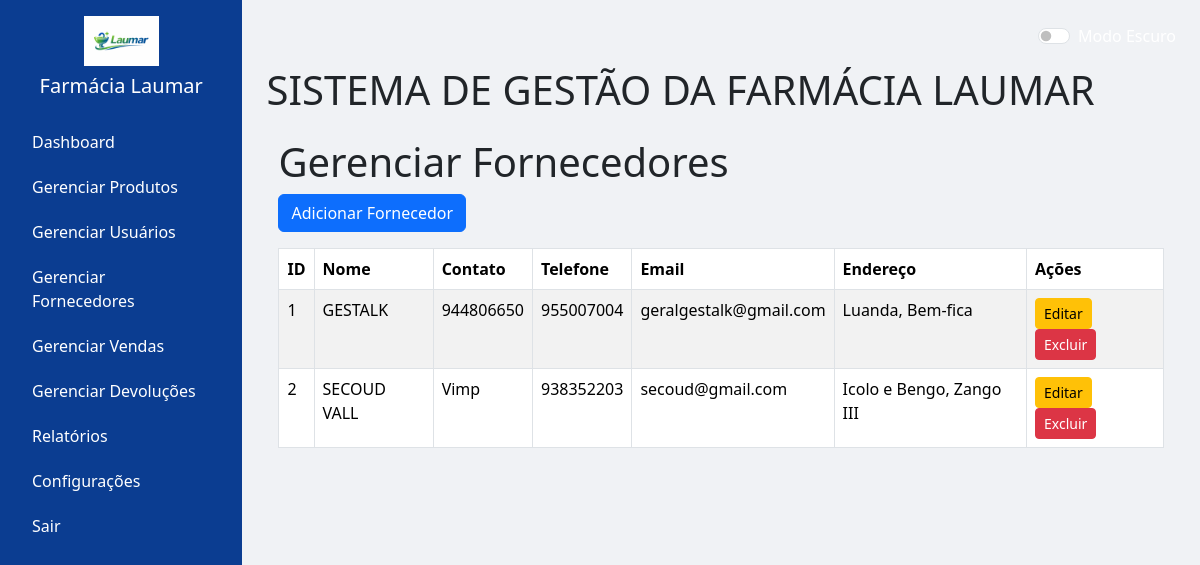
The app's page /fornecedores (signed in) with its own data.
### models.py (models this page shows, shortened)
class Fornecedor(db.Model):
    __tablename__ = 'fornecedores'
    id = db.Column(db.Integer, primary_key=True)
    nome = db.Column(db.String(200), nullable=False)
    contato = db.Column(db.String(150), nullable=True)
    telefone = db.Column(db.String(50), nullable=True)
    email = db.Column(db.String(150), nullable=True)
    endereco = db.Column(db.String(250), nullable=True)

### app.py (the view)
@app.route('/fornecedores')
@login_required
def listar_fornecedores():
    if current_user.tipo not in ['Admin', 'Gestor']:
        flash('Acesso negado.', 'danger')
        return redirect(url_for('dashboard'))
    fornecedores = Fornecedor.query.order_by(Fornecedor.id).all()
    return render_template('fornecedores/listar_fornecedores.html', fornecedores=fornecedores)

### app.py (called while the page is built)
@login_manager.user_loader
def load_user(user_id):
    return db.session.get(Usuario, int(user_id))

### templates/fornecedores/listar_fornecedores.html (shortened to what this page needs)
{% extends 'base.html' %}
{% block content %}
<div class="container">
    <h1>Gerenciar Fornecedores</h1>
    <a href="{{ url_for('adicionar_fornecedor') }}" class="btn btn-primary mb-3">Adicionar Fornecedor</a>
    <table class="table table-bordered table-striped">
        <thead>
            <tr>
                <th>ID</th>
                <th>Nome</th>
                <th>Contato</th>
                <th>Telefone</th>
                <th>Email</th>
                <th>Endereço</th>
                <th>Ações</th>
            </tr>
        </thead>
        <tbody>
            {% for f in fornecedores %}
            <tr>
                <td>{{ f.id }}</td>
                <td>{{ f.nome }}</td>
                <td>{{ f.contato }}</td>
                <td>{{ f.telefone }}</td>
                <td>{{ f.email }}</td>
                <td>{{ f.endereco }}</td>
                <td>
                    {% if current_user.tipo == 'Admin' %}
                    <a href="{{ url_for('editar_fornecedor', id=f.id) }}" class="btn btn-warning btn-sm">Editar</a>
                    <a href="{{ url_for('excluir_fornecedor', id=f.id) }}" class="btn btn-danger btn-sm" onclick="return confirm('Confirma exclusão?');">Excluir</a>
                    {% endif %}
                </td>
            </tr>
            {% else %}
            <tr><td colspan="7" class="text-center">Nenhum fornecedor cadastrado.</td></tr>
            {% endfor %}
        </tbody>
    </table>
</div>
{% endblock %}

### templates/base.html (style rules this page uses)
body { background-color: #f0f2f5; }

### records on screen
Fornecedor: id "1", nome "GESTALK", contato "944806650", telefone "955007004", email "geralgestalk@gmail.com", endereco "Luanda, Bem-fica"
Fornecedor: id "2", nome "SECOUD VALL", contato "Vimp", telefone "938352203", email "secoud@gmail.com", endereco "Icolo e Bengo, Zango III"
